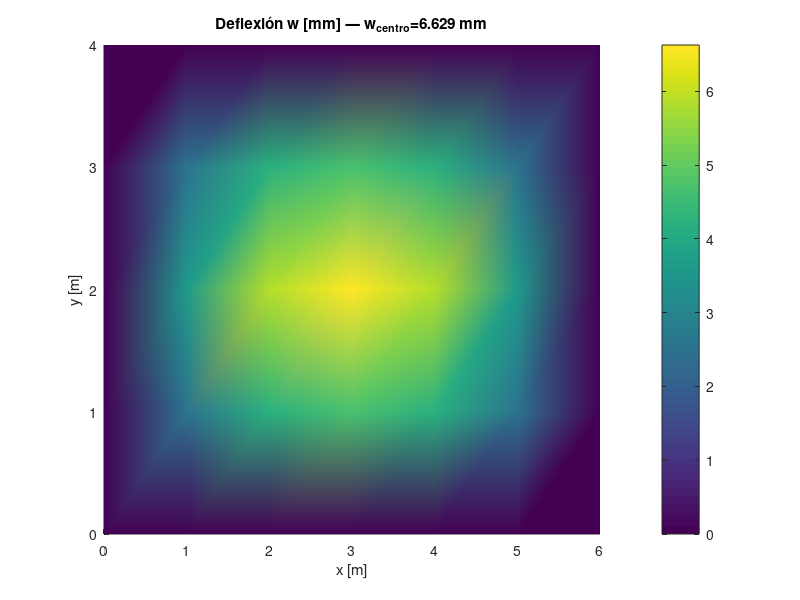
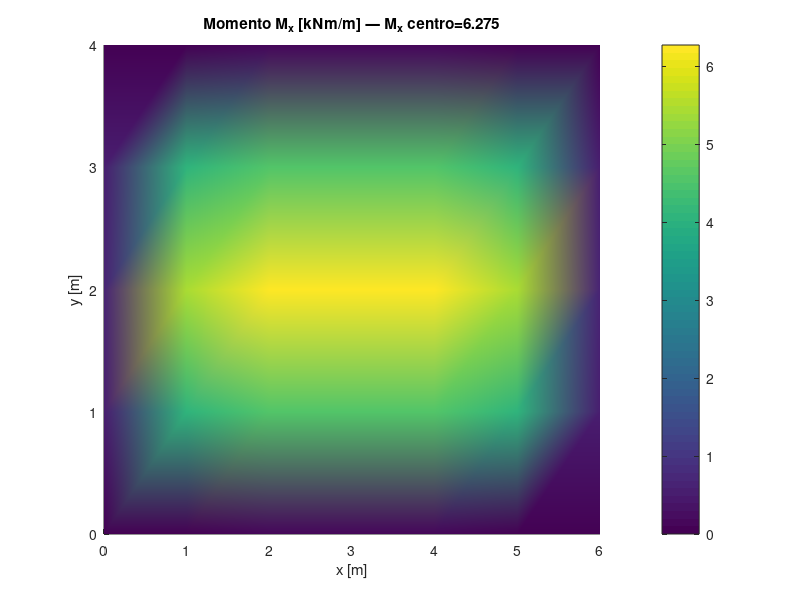
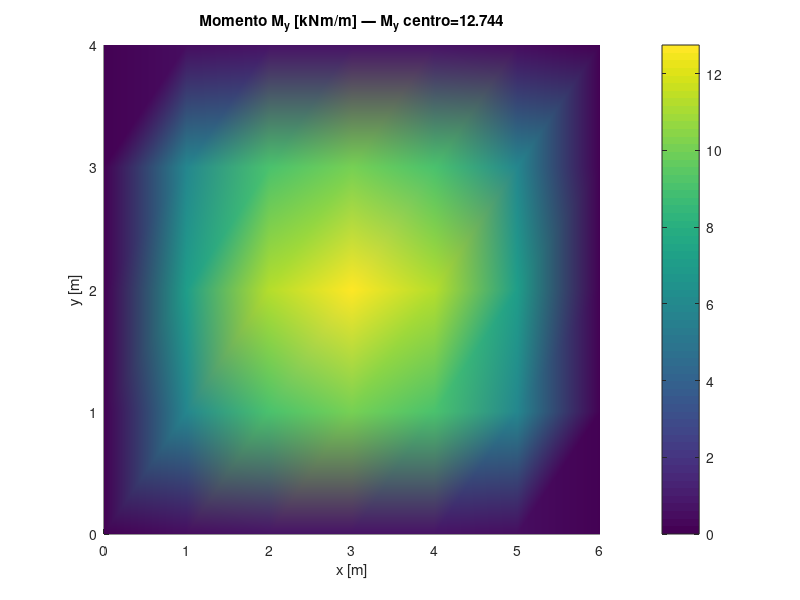
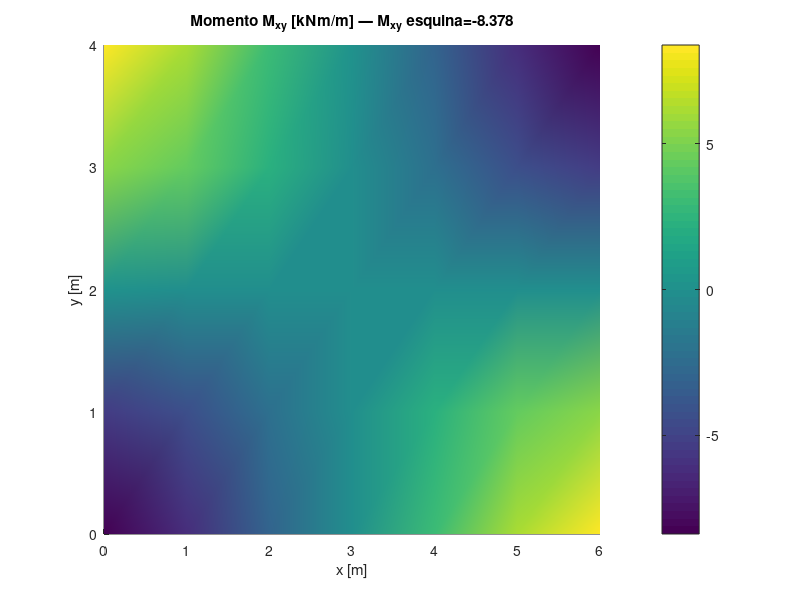

These figures' MATLAB source, in order:
% =========================================================================
% Rectangular Slab FEA — port de Calcpad oficial → Calcpad-Lab
% =========================================================================
% Equivalente MATLAB del ejemplo:
%   Calcpad-oficial/Examples/Mechanics/Finite Elements/Rectangular Slab FEA.cpd
%
% Geometría:   placa rectangular a × b × t con 4 lados simplemente apoyados
% Carga:       q (uniforme) sobre toda la placa
% Elemento:    Kirchhoff Q4-BFS con n=16 GDL por elemento
%              (4 nodos × 4 GDL: w, θ_x, θ_y, ψ)
% Solver:      penalty method para apoyos + Cholesky banded
% =========================================================================
t_total = tic;

%% Datos de entrada
a  = 6                % m  — dimensión x de la losa
b  = 4                % m  — dimensión y de la losa
t  = 0.1              % m  — espesor
q  = 10               % kN/m² — carga uniforme
E  = 35e6             % kN/m² (35000 MPa)
nu = 0.15

%% Malla
n_a = 6
n_b = 4
n_e = n_a*n_b
n_j = (n_a+1)*(n_b+1)
n_dof = 4
n_k = n_dof*4                 % = 16
a_1 = a/n_a
b_1 = b/n_b
n_g = n_dof*n_j               % GDL totales

% Coordenadas de nodos: numeración j = i_b + (n_b+1)*(i_a-1) + 1
% (recorre primero y luego x, igual que el .cpd original)
x_j = zeros(n_j, 1);
y_j = zeros(n_j, 1);
x = 0;
y = 0;
for j = 1:n_j
    x_j(j) = x;
    y_j(j) = y;
    y = y + b_1;
    if y > b + 1e-9
        y = 0;
        x = x + a_1;
    end
end

% Conectividad elementos (orden CCW: 1=BL, 2=BR, 3=TR, 4=TL)
e_j = zeros(n_e, 4);
for ia = 1:n_a
    for ib = 1:n_b
        e = ib + n_b*(ia-1);
        j_corner = e + ia - 1;
        e_j(e, 1) = j_corner;
        e_j(e, 2) = j_corner + n_b + 1;
        e_j(e, 3) = j_corner + n_b + 2;
        e_j(e, 4) = j_corner + 1;
    end
end

%% Nodos apoyados (perímetro)
% Lados y=0 e y=b (en x = i*a_1) y lados x=0 / x=a interiores
n_s = 2*(n_a + n_b)
s_j = zeros(n_s, 1);
i_s = 0;
% Lado y = 0: j = (n_b+1)*i - n_b, i = 1..n_a+1
for i = 1:n_a+1
    j = (n_b+1)*i - n_b;
    i_s = i_s + 1;
    s_j(i_s) = j;
end
% Lado y = b: j = (n_b+1)*i, i = 1..n_a+1
for i = 1:n_a+1
    j = (n_b+1)*i;
    i_s = i_s + 1;
    s_j(i_s) = j;
end
% Lado x = 0: j = i, i = 2..n_b (interior)
for i = 2:n_b
    j = i;
    i_s = i_s + 1;
    s_j(i_s) = j;
end
% Lado x = a: j = n_a*(n_b+1) + i, i = 2..n_b
for i = 2:n_b
    j = n_a*(n_b+1) + i;
    i_s = i_s + 1;
    s_j(i_s) = j;
end

%% Matriz constitutiva D (placa Kirchhoff)
D11 = E*t^3/(12*(1-nu^2))
D = D11 * [1, nu, 0; nu, 1, 0; 0, 0, (1-nu)/2]

%% Cuadratura Gauss-Legendre 4×4 en [0,1] (mismo orden que el .cpd)
gp = [0.0694318442029737, 0.3300094782075719, 0.6699905217924281, 0.9305681557970263];
gw = [0.1739274225687269, 0.3260725774312731, 0.3260725774312731, 0.1739274225687269];

%% K_e y F_e (iguales en todos los elementos — malla regular)
K_e = zeros(n_k, n_k);
F_e = zeros(n_k, 1);
for ig = 1:4
    for jg = 1:4
        xi = gp(ig); eta = gp(jg); wgt = gw(ig)*gw(jg);
        % Hermite cubic shape functions a lo largo de xi (longitud a_1)
        P1a = 1 - xi^2*(3 - 2*xi);
        P2a = xi*a_1*(1 - xi*(2 - xi));
        P3a = xi^2*(3 - 2*xi);
        P4a = xi^2*a_1*(xi - 1);
        Pd1a = -6*(xi/a_1)*(1 - xi);
        Pd2a = 1 - xi*(4 - 3*xi);
        Pd3a =  6*(xi/a_1)*(1 - xi);
        Pd4a = -xi*(2 - 3*xi);
        Pdd1a = -(6/a_1^2)*(1 - 2*xi);
        Pdd2a = -(2/a_1)*(2 - 3*xi);
        Pdd3a =  (6/a_1^2)*(1 - 2*xi);
        Pdd4a = -(2/a_1)*(1 - 3*xi);
        % Hermite cubic shape functions a lo largo de eta (longitud b_1)
        P1b = 1 - eta^2*(3 - 2*eta);
        P2b = eta*b_1*(1 - eta*(2 - eta));
        P3b = eta^2*(3 - 2*eta);
        P4b = eta^2*b_1*(eta - 1);
        Pd1b = -6*(eta/b_1)*(1 - eta);
        Pd2b = 1 - eta*(4 - 3*eta);
        Pd3b =  6*(eta/b_1)*(1 - eta);
        Pd4b = -eta*(2 - 3*eta);
        Pdd1b = -(6/b_1^2)*(1 - 2*eta);
        Pdd2b = -(2/b_1)*(2 - 3*eta);
        Pdd3b =  (6/b_1^2)*(1 - 2*eta);
        Pdd4b = -(2/b_1)*(1 - 3*eta);
        % Filas B: curvaturas k_x = -d²w/dx², k_y = -d²w/dy², k_xy = -2·d²w/dxdy
        B1 = [Pdd1a*P1b, Pdd2a*P1b, Pdd1a*P2b, Pdd2a*P2b, ...
              Pdd3a*P1b, Pdd4a*P1b, Pdd3a*P2b, Pdd4a*P2b, ...
              Pdd3a*P3b, Pdd4a*P3b, Pdd3a*P4b, Pdd4a*P4b, ...
              Pdd1a*P3b, Pdd2a*P3b, Pdd1a*P4b, Pdd2a*P4b];
        B2 = [P1a*Pdd1b, P2a*Pdd1b, P1a*Pdd2b, P2a*Pdd2b, ...
              P3a*Pdd1b, P4a*Pdd1b, P3a*Pdd2b, P4a*Pdd2b, ...
              P3a*Pdd3b, P4a*Pdd3b, P3a*Pdd4b, P4a*Pdd4b, ...
              P1a*Pdd3b, P2a*Pdd3b, P1a*Pdd4b, P2a*Pdd4b];
        B3 = 2*[Pd1a*Pd1b, Pd2a*Pd1b, Pd1a*Pd2b, Pd2a*Pd2b, ...
                Pd3a*Pd1b, Pd4a*Pd1b, Pd3a*Pd2b, Pd4a*Pd2b, ...
                Pd3a*Pd3b, Pd4a*Pd3b, Pd3a*Pd4b, Pd4a*Pd4b, ...
                Pd1a*Pd3b, Pd2a*Pd3b, Pd1a*Pd4b, Pd2a*Pd4b];
        B = [B1; B2; B3];
        K_e = K_e + (B')*D*B * a_1*b_1*wgt;
        % Funciones de forma N (16 entries — mismo orden que B)
        N = [P1a*P1b, P2a*P1b, P1a*P2b, P2a*P2b, ...
             P3a*P1b, P4a*P1b, P3a*P2b, P4a*P2b, ...
             P3a*P3b, P4a*P3b, P3a*P4b, P4a*P4b, ...
             P1a*P3b, P2a*P3b, P1a*P4b, P2a*P4b];
        F_e = F_e + (N')*q*a_1*b_1*wgt;
    end
end

%% Ensamblaje global
K = zeros(n_g, n_g);
F = zeros(n_g, 1);
for e = 1:n_e
    gdl_e = zeros(n_k, 1);
    for i = 1:4
        gi = e_j(e, i);
        for ii = 1:n_dof
            gdl_e(n_dof*(i-1)+ii) = n_dof*(gi-1) + ii;
        end
    end
    K(gdl_e, gdl_e) = K(gdl_e, gdl_e) + K_e;
    F(gdl_e) = F(gdl_e) + F_e;
end

%% Condiciones de borde: penalty method (k_s = 1e20) sobre los apoyos
% Restringe w (GDL 1 de cada nodo) en todos los nodos apoyados.
% Además, si el nodo está en y=0 o y=b → restringe θ_x (GDL 2).
% Si el nodo está en x=0 o x=a → restringe θ_y (GDL 3).
% (No restringe ψ — tema clásico de Kirchhoff Q4-BFS con apoyos simples.)
k_s = 1e20;
for i = 1:n_s
    j_n = s_j(i);
    g = n_dof*(j_n - 1) + 1;
    K(g, g) = K(g, g) + k_s;       % w restringido
    if y_j(j_n) <= 1e-9 || y_j(j_n) >= b - 1e-9
        K(g+1, g+1) = K(g+1, g+1) + k_s;   % θ_x restringido en y=0,b
    end
    if x_j(j_n) <= 1e-9 || x_j(j_n) >= a - 1e-9
        K(g+2, g+2) = K(g+2, g+2) + k_s;   % θ_y restringido en x=0,a
    end
end

%% Solve
Z = K \ F;

%% Postproceso: extraer w por nodo + máximo en el centro
w_nodo = zeros(n_j, 1);
for j = 1:n_j
    w_nodo(j) = Z(n_dof*(j-1)+1);
end
w_nodo_mm = w_nodo * 1000;

% Nodo central (a/2, b/2) — para malla 6×4: i=4 (x=3m), k=3 (y=2m), j=(4-1)*5+3=18
j_centro = round(n_a/2)*(n_b+1) + round(n_b/2) + 1;
w_centro_mm = w_nodo_mm(j_centro)

%% Postproceso momentos (en cada nodo, promediando los elementos vecinos)
M_j = zeros(3, n_j);    % filas: Mx, My, Mxy
c_j = zeros(n_j, 1);    % contador de elementos por nodo (para promediar)
for e = 1:n_e
    % Coordenadas del nodo 1 del elemento (esquina BL)
    j_1 = e_j(e, 1);
    % GDL del elemento (16 vector)
    Z_e = zeros(n_k, 1);
    for i = 1:4
        gi = e_j(e, i);
        for ii = 1:n_dof
            Z_e(n_dof*(i-1)+ii) = Z(n_dof*(gi-1) + ii);
        end
    end
    % Evaluar B(xi, eta) en cada nodo del elemento (esquinas xi=0/1, eta=0/1)
    for i = 1:4
        if i == 1, xi = 0; eta = 0;
        elseif i == 2, xi = 1; eta = 0;
        elseif i == 3, xi = 1; eta = 1;
        else, xi = 0; eta = 1;
        end
        % B en (xi, eta)
        P1a = 1 - xi^2*(3-2*xi);  P2a = xi*a_1*(1-xi*(2-xi));
        P3a = xi^2*(3-2*xi);      P4a = xi^2*a_1*(xi-1);
        Pdd1a = -(6/a_1^2)*(1-2*xi); Pdd2a = -(2/a_1)*(2-3*xi);
        Pdd3a =  (6/a_1^2)*(1-2*xi); Pdd4a = -(2/a_1)*(1-3*xi);
        Pd1a = -6*(xi/a_1)*(1-xi);   Pd2a = 1 - xi*(4-3*xi);
        Pd3a =  6*(xi/a_1)*(1-xi);   Pd4a = -xi*(2-3*xi);
        P1b = 1 - eta^2*(3-2*eta);  P2b = eta*b_1*(1-eta*(2-eta));
        P3b = eta^2*(3-2*eta);      P4b = eta^2*b_1*(eta-1);
        Pdd1b = -(6/b_1^2)*(1-2*eta); Pdd2b = -(2/b_1)*(2-3*eta);
        Pdd3b =  (6/b_1^2)*(1-2*eta); Pdd4b = -(2/b_1)*(1-3*eta);
        Pd1b = -6*(eta/b_1)*(1-eta);  Pd2b = 1 - eta*(4-3*eta);
        Pd3b =  6*(eta/b_1)*(1-eta);  Pd4b = -eta*(2-3*eta);
        B1 = [Pdd1a*P1b, Pdd2a*P1b, Pdd1a*P2b, Pdd2a*P2b, Pdd3a*P1b, Pdd4a*P1b, Pdd3a*P2b, Pdd4a*P2b, Pdd3a*P3b, Pdd4a*P3b, Pdd3a*P4b, Pdd4a*P4b, Pdd1a*P3b, Pdd2a*P3b, Pdd1a*P4b, Pdd2a*P4b];
        B2 = [P1a*Pdd1b, P2a*Pdd1b, P1a*Pdd2b, P2a*Pdd2b, P3a*Pdd1b, P4a*Pdd1b, P3a*Pdd2b, P4a*Pdd2b, P3a*Pdd3b, P4a*Pdd3b, P3a*Pdd4b, P4a*Pdd4b, P1a*Pdd3b, P2a*Pdd3b, P1a*Pdd4b, P2a*Pdd4b];
        B3 = 2*[Pd1a*Pd1b, Pd2a*Pd1b, Pd1a*Pd2b, Pd2a*Pd2b, Pd3a*Pd1b, Pd4a*Pd1b, Pd3a*Pd2b, Pd4a*Pd2b, Pd3a*Pd3b, Pd4a*Pd3b, Pd3a*Pd4b, Pd4a*Pd4b, Pd1a*Pd3b, Pd2a*Pd3b, Pd1a*Pd4b, Pd2a*Pd4b];
        Bmat = [B1; B2; B3];
        M_local = -D * Bmat * Z_e;          % M = -D·B·Z (signo convención .cpd)
        j_nod = e_j(e, i);
        M_j(1, j_nod) = M_j(1, j_nod) + M_local(1);
        M_j(2, j_nod) = M_j(2, j_nod) + M_local(2);
        M_j(3, j_nod) = M_j(3, j_nod) + M_local(3);
        c_j(j_nod) = c_j(j_nod) + 1;
    end
end
for j = 1:n_j
    if c_j(j) > 0
        M_j(1, j) = M_j(1, j) / c_j(j);
        M_j(2, j) = M_j(2, j) / c_j(j);
        M_j(3, j) = M_j(3, j) / c_j(j);
    end
end

% Reorganizar a grilla Mx(i,k), My(i,k), Mxy(i,k) — i en x, k en y
Mx_grid = zeros(n_a+1, n_b+1);
My_grid = zeros(n_a+1, n_b+1);
Mxy_grid = zeros(n_a+1, n_b+1);
for i = 1:n_a+1
    for k = 1:n_b+1
        j = (i-1)*(n_b+1) + k;
        Mx_grid(i, k) = M_j(1, j);
        My_grid(i, k) = M_j(2, j);
        Mxy_grid(i, k) = M_j(3, j);
    end
end

% Valores máximos / centrales
Mx_centro = Mx_grid(round(n_a/2)+1, round(n_b/2)+1)
My_centro = My_grid(round(n_a/2)+1, round(n_b/2)+1)
Mxy_esquina = Mxy_grid(1, 1)

%% Reporte
fprintf('══════════════════════════════════════════════════════════\n')
fprintf('  Rectangular Slab FEA — port Calcpad oficial → Calcpad-Lab\n')
fprintf('══════════════════════════════════════════════════════════\n')
fprintf('  Geometría     : a=%.1f m × b=%.1f m × t=%.3f m\n', a, b, t)
fprintf('  Material      : E=%.0f MPa, ν=%.2f\n', E/1000, nu)
fprintf('  Carga         : q=%.2f kN/m²\n', q)
fprintf('  Malla         : %d × %d Q4 (%d nodos, %d GDL totales)\n', n_a, n_b, n_j, n_g)
fprintf('  Apoyos        : %d nodos perimetrales (simply-supported)\n', n_s)
fprintf('  ──────────────────────────────────────────────────────────\n')
fprintf('  w_centro      : %+.3f mm  (a/2, b/2)\n', w_centro_mm)
fprintf('  w_max         : %+.3f mm\n', max(abs(w_nodo_mm)))
fprintf('  M_x centro    : %+.3f kNm/m\n', Mx_centro)
fprintf('  M_y centro    : %+.3f kNm/m\n', My_centro)
fprintf('  M_xy esquina  : %+.3f kNm/m\n', Mxy_esquina)
fprintf('  ──────────────────────────────────────────────────────────\n')
fprintf('  Tiempo total  : %.3f s\n', toc(t_total))
fprintf('══════════════════════════════════════════════════════════\n')

%% Visualización
%% Fig 1: Deflexión w en planta (contorno)
figure
T = zeros(2*n_e, 3);
for e = 1:n_e
    T(2*e-1, 1) = e_j(e, 1); T(2*e-1, 2) = e_j(e, 2); T(2*e-1, 3) = e_j(e, 3);
    T(2*e, 1)   = e_j(e, 1); T(2*e, 2)   = e_j(e, 3); T(2*e, 3)   = e_j(e, 4);
end
V = [x_j, y_j];
patch('Faces', T, 'Vertices', V, 'FaceVertexCData', w_nodo_mm, ...
      'FaceColor', 'interp', 'EdgeColor', 'none')
title(sprintf('Deflexión w [mm] — w_{centro}=%.3f mm', w_centro_mm))
xlabel('x [m]')
ylabel('y [m]')
colorbar

%% Fig 2: Momento Mx
figure
patch('Faces', T, 'Vertices', V, 'FaceVertexCData', M_j(1,:)', ...
      'FaceColor', 'interp', 'EdgeColor', 'none')
title(sprintf('Momento M_x [kNm/m] — M_x centro=%.3f', Mx_centro))
xlabel('x [m]')
ylabel('y [m]')
colorbar

%% Fig 3: Momento My
figure
patch('Faces', T, 'Vertices', V, 'FaceVertexCData', M_j(2,:)', ...
      'FaceColor', 'interp', 'EdgeColor', 'none')
title(sprintf('Momento M_y [kNm/m] — M_y centro=%.3f', My_centro))
xlabel('x [m]')
ylabel('y [m]')
colorbar

%% Fig 4: Momento Mxy
figure
patch('Faces', T, 'Vertices', V, 'FaceVertexCData', M_j(3,:)', ...
      'FaceColor', 'interp', 'EdgeColor', 'none')
title(sprintf('Momento M_{xy} [kNm/m] — M_{xy} esquina=%.3f', Mxy_esquina))
xlabel('x [m]')
ylabel('y [m]')
colorbar

%% Fig 5: Deflexión 3D
figure
trisurf(T, x_j, y_j, w_nodo_mm, w_nodo_mm);
title(sprintf('Deflexión 3D — w_{centro}=%.3f mm', w_centro_mm))
xlabel('x [m]')
ylabel('y [m]')
zlabel('w [mm]')

fprintf('Done — visualización con 5 figuras.\n')
